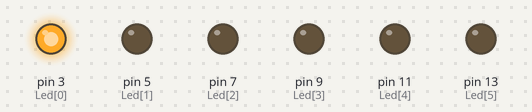
Recording of a sketch running on a simulated Arduino Uno, built with avr-gcc and run on an emulated ATmega328P. Shown: output pins drawn as LEDs (lit = HIGH).

Above: at 0.2 s.
At 0.7 s:
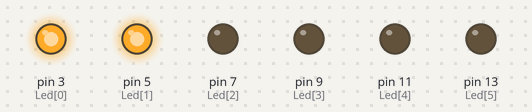
At 2.2 s:
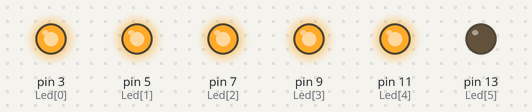
At 3.7 s:
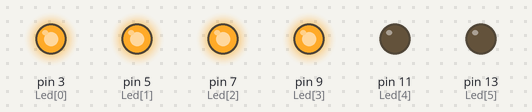
At 5.7 s:
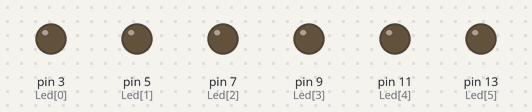
At 7.2 s:
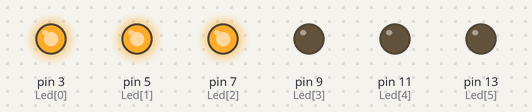
Timing chart, 0 to 7.8 s (numbered marks = the images above):
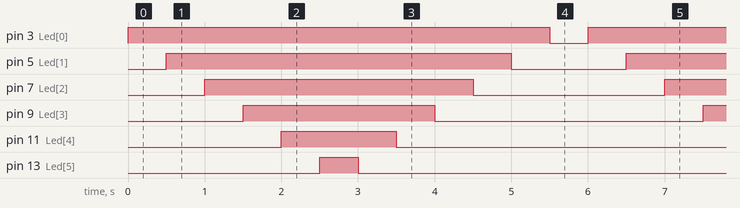

Measured:
- by itself, pin 3 (Led[0]): alternates HIGH for 5.5 s and LOW for 0.50 s
- by itself, pin 5 (Led[1]): alternates HIGH for 4.5 s and LOW for 1.5 s
- by itself, pin 7 (Led[2]): alternates HIGH for 3.5 s and LOW for 2.5 s
- by itself, pin 9 (Led[3]): alternates HIGH for 2.5 s and LOW for 3.5 s
- by itself, pin 11 (Led[4]): alternates HIGH for 1.5 s and LOW for 4.5 s
- by itself, pin 13 (Led[5]): alternates HIGH for 0.50 s and LOW for 5.5 s

The sketch:

P3-6_Leds_Q2.ino
```cpp
// Croquis P3−6_Leds_Q2.ino

// −−−−− CONSTANTES −−−−−
int Led[] = {3,5,7,9,11,13};

// −−−−− VARIABLES −−−−−
int tempsLed = 500; // Temps d’attente

// −−−−− PROCEDURE D’INITIALISATION −−−−−
void setup() { // Toutes les lignes en sortie
for (int indice = 0 ; indice <= 5 ; indice++) {
  pinMode(Led[indice], OUTPUT);
} // fin du for
} // fin de la procédure setup

// −−−−− BOUCLE PRINCIPALE −−−−−
void loop(){ // Allumage...
for (int indice = 0 ; indice <= 5 ; indice++) {
  digitalWrite(Led[indice], HIGH); // LED indice allumée
  delay(tempsLed);
}
// Extinction...
for (int indice = 5 ; indice >= 0 ; indice--) { //ERREUR
  digitalWrite(Led[indice], LOW);
  delay(tempsLed);
} // fin du for
} // fin de la procédure loop
```
